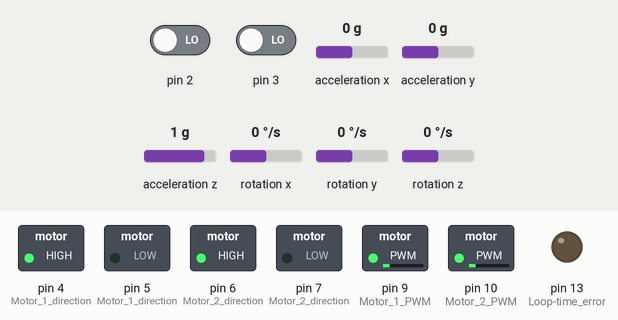
Recording of a sketch running on a simulated Arduino Uno, built with avr-gcc and run on an emulated ATmega328P. Parts: switched loads named in the sketch (green lamp = pin HIGH), output pins drawn as LEDs (lit = HIGH). Inputs (shaded band) come from the test bench; at power-on: acceleration x 0 g, acceleration y 0 g, pin 2 LOW, pin 3 LOW, acceleration z 1 g, rotation x 0 °/s, rotation y 0 °/s, rotation z 0 °/s. What the sketch prints to the serial monitor is not drawn.

Above: at 1.7 s.
1.8 s: acceleration x set to -1.4 g
At 2.9 s:
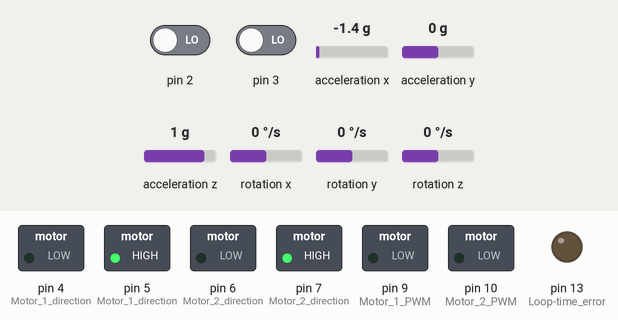
3.3 s: acceleration x set to -0.7 g
4.8 s: acceleration x set to -0.4 g
At 5.3 s:
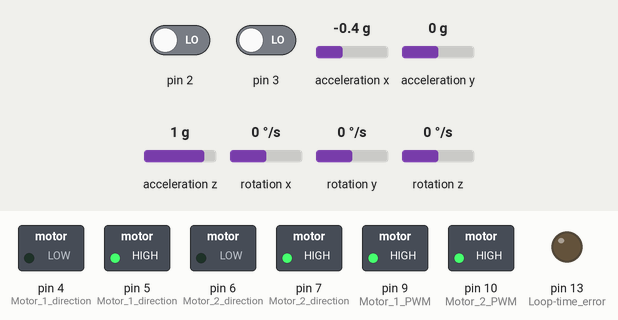
6.3 s: acceleration y set to -1.4 g
At 6.8 s:
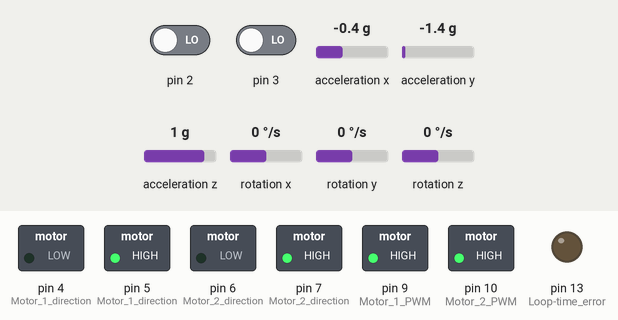
7.8 s: acceleration x set to 0 g
At 9.73 s:
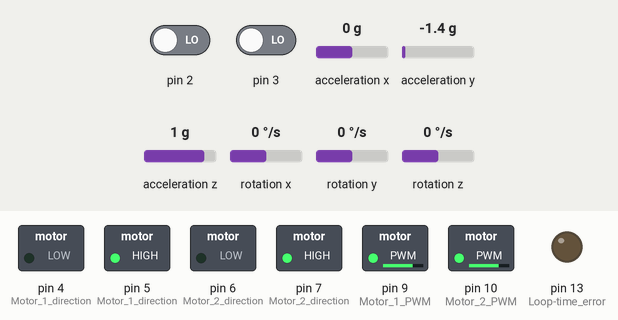
10.8 s: pin 2 driven HIGH
Timing chart, 0 to 19.8 s (numbered marks = the images above; inputs shaded):
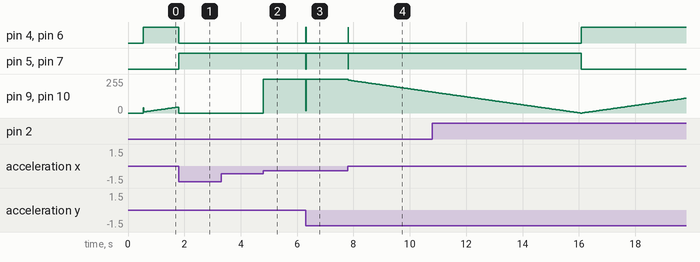

The sketch:

BALANCE_MR_ROBOT.ino
```cpp
// (licence header left out)
#include <Wire.h>

#include "MPU6050_6Axis_MotionApps20.h"

#define cbit(sfr, bit) (_SFR_BYTE(sfr) &= ~_BV(bit)) // Clear bit
#define sbit(sfr, bit) (_SFR_BYTE(sfr) |= _BV(bit))  // Set bit

//Ports and pins used to decide the direction of the motors

#define DIRECTION_PORT PORTD
#define M1_ENA PD4
#define M1_ENB PD5
#define M2_ENA PD6
#define M2_ENB PD7

#define LEFT_MOTOR 9
#define RIGHT_MOTOR 10

#define    STX          0x02
#define    ETX          0x03
#define    SLOW         750                             // Datafields refresh rate (ms)
#define    FAST         250                             // Datafields refresh rate (ms)

byte cmd[8] = {0, 0, 0, 0, 0, 0, 0, 0};                 // bytes received
byte buttonStatus = 0;                                  // first Byte sent to Android device
long previousMillis = 0;                                // will store last time Buttons status was updated
long sendInterval = SLOW;                               // interval between Buttons status transmission (milliseconds)
String displayStatus = "xxxx";                          // message to Android device
int joyY, joyX;
int turning_speed = 30;
int max_speed = 80;


MPU6050 mpu;

// Encoder control variables
int loop_count = 0;
long wheel_position, last_wheel_position, velocity, target_position = 0, rightCount, leftCount;
bool stopped = false ;

// MPU control/status vars
bool dmpReady = false;  // set true if DMP init was successful
uint8_t mpuIntStatus;   // holds actual interrupt status byte from MPU
uint8_t devStatus;      // return status after each device operation (0 = success, !0 = error)
uint16_t packetSize;    // expected DMP packet size (default is 42 bytes)
uint16_t fifoCount;     // count of all bytes currently in FIFO
uint8_t fifoBuffer[64]; // FIFO storage buffer

// Orientation/motion variables
Quaternion q;
VectorFloat gravity;
//float euler[3];
float ypr[3];
float    GYRO_FACTOR;

// This global varible tells how to scale acclerometer data
float    ACCEL_FACTOR;

const float RADIANS_TO_DEGREES = 57.2958; //180/3.14159

// Timer values to rule control loop and angle integration
uint32_t now, then, timer, time_wait;
int sample_rate_us = 10000;

// PID and control values
                     // set_point has to be gotten from the readings of the robot completely vertical and they will differ on accout of the mounting
double last_error = 0, set_point = -0.6, present_angle, Iterm = 0 , pwm_out; // Values that need to be remembered
double steer_offset = 0;
double Kp = 26 , Ki = 1 , Kd = 100 ; // Change these to change the PID // Kp = 40, Ki = 1 , Kd = 80 LAST GOOD FOR THIS CODE ( BIG WHEELS) // Kp = 33 , Ki = .75 , Kd = 70 ; LAST GOOD FOR THIS CODE ( SCOOTER WHEELS)
//-----------------------------------------------------------------------------------------------------------------------------
//---ENTER SETUP---------------------------------------------------------------------------------------------------------------
//-----------------------------------------------------------------------------------------------------------------------------
void setup() {
  // BLUETOOTH SETUP
  Serial.begin(57600); // Important baudrate in order to communicate with the app: Joystick Commander BT
  //END BLUETOOTH SETUP

  // SENSOR SETUP
    Wire.begin();
    TWBR = 12; // 400 KHz IIC bus frequency
    // initialize device
    Serial.println(F("Initializing I2C devices..."));
    mpu.initialize();

    // verify connection
    Serial.println(F("Testing device connections..."));
    Serial.println(mpu.testConnection() ? F("MPU6050 connection successful") : F("MPU6050 connection failed"));

    // load and configure the DMP
    Serial.println(F("Initializing DMP..."));
    devStatus = mpu.dmpInitialize();

    // make sure it worked (returns 0 if so)
    if (devStatus == 0) {
        // turn on the DMP, now that it's ready
        Serial.println(F("Enabling DMP..."));
        mpu.setDMPEnabled(true);

        // enable Arduino interrupt detection
        Serial.println(F("Enabling interrupt detection (Arduino external interrupt 0)..."));
        //attachInterrupt(0, dmpDataReady, RISING);
        mpuIntStatus = mpu.getIntStatus();

        // set our DMP Ready flag so the main loop() function knows it's okay to use it
        Serial.println(F("DMP ready! Waiting for first interrupt..."));
        dmpReady = true;

        // Set the full scale range of the gyro
        uint8_t FS_SEL = 0;
        //mpu.setFullScaleGyroRange(FS_SEL);

        // get default full scale value of gyro - may have changed from default
        // function call returns values between 0 and 3
        uint8_t READ_FS_SEL = mpu.getFullScaleGyroRange();
        Serial.print("FS_SEL = ");
        Serial.println(READ_FS_SEL);
        GYRO_FACTOR = 131.0/(FS_SEL + 1);


        // get default full scale value of accelerometer - may not be default value.
        // Accelerometer scale factor doesn't reall matter as it divides out
        uint8_t READ_AFS_SEL = mpu.getFullScaleAccelRange();
        Serial.print("AFS_SEL = ");
        Serial.println(READ_AFS_SEL);
        //ACCEL_FACTOR = 16384.0/(AFS_SEL + 1);

        // Set the full scale range of the accelerometer
        //uint8_t AFS_SEL = 0;
        //mpu.setFullScaleAccelRange(AFS_SEL);

        // get expected DMP packet size for later comparison
        packetSize = mpu.dmpGetFIFOPacketSize();
    } else {
        // ERROR!
        // 1 = initial memory load failed
        // 2 = DMP configuration updates failed
        // (if it's going to break, usually the code will be 1)
        Serial.print(F("DMP Initialization failed (code "));
        Serial.print(devStatus);
        Serial.println(F(")"));
    }
  //END SENSOR SETUP


  //PIN SETUP
  attachInterrupt( 0 , leftEncoder , RISING ); // Left encoder
  attachInterrupt( 1 , rightEncoder, RISING ); // Right encoder

  pinMode( 4 , OUTPUT ); // Motor 1 direction
  pinMode( 5 , OUTPUT ); // Motor 1 direction
  pinMode( 6 , OUTPUT ); // Motor 2 direction
  pinMode( 7 , OUTPUT ); // Motor 2 direction
  pinMode( 9 , OUTPUT ); // Motor 1 PWM
  pinMode(10 , OUTPUT ); // Motor 2 PWM
  pinMode(13 , OUTPUT ); // Loop-time error
  //END PIN SETUP

  //PWM SETUP
  //PWM custom config straight from the datasheet
  TCCR1A = _BV(COM1A1) | _BV(COM1B1) | _BV(WGM12) | _BV(WGM11); // Activates COMA1 and COMB1 which are the PWM signals on pins 9 and 10
  TCCR1B = _BV(CS10); //WGM12 and 11 make the 10 bit fast PWM, and the CS10 is the preescaler of the timer which gives a 31.5 KHz signal
  //END PWM SETUP

  Serial.flush();

  //STARTING TIME KEEPING VARIABLES
  now = micros();
  timer = now;
}
//-----------------------------------------------------------------------------------------------------------------------------
//---ENTER LOOP----------------------------------------------------------------------------------------------------------------
//-----------------------------------------------------------------------------------------------------------------------------
void loop() {

  present_angle = getSensordata();

  bluetoothControl();

  pwm_out = pidCalc( present_angle );

  moveMotors( pwm_out, pwm_out );

  // Update the position and velocity of the robot every 10Hz
  loop_count++;
  if ( loop_count == 10 ){
    loop_count = 0 ;
    wheel_position = readLeftencoder() + readRightencoder() ; // Reads the encoders
    //Serial.print( " POSITION :  ");
    //Serial.println( wheel_position );
    //Serial.print( "    ");
    velocity = wheel_position - last_wheel_position; // Velocity calculation
    last_wheel_position = wheel_position; // Stores the position to get future velocity
    if (  ( stopped == false ) ){ //When the robot is stopped the zero position is reset
      rightCount = 0;
      leftCount = 0;
      stopped = true;
    }
  }


  //FIXED TIME LOOP
  then = micros();
  time_wait = sample_rate_us -( then - now);
  //Serial.println(time_wait);
  if ( time_wait > 0 ){ // Enough time for loop
    PORTB = B000000;
  delayMicroseconds(time_wait); // Wait remaider of the time for constant sampling rate
  }
  else{ // If the time loop could not be completed because of not enough time, then signal with the built in LED
    PORTB = B100000;
  }
  now = micros();
  //END FIXED TIME LOOP
}
//-----------------------------------------------------------------------------------------------------------------------------
//---ENTER FUNCTION DECLARATION------------------------------------------------------------------------------------------------
//-----------------------------------------------------------------------------------------------------------------------------
void leftEncoder(){ // Interrupt routine for encoder, calculates the direction of rotation reading the direction pin of motor 1
  if ( PIND & _BV( PIND4 ) ) leftCount++;
  else leftCount--;
}
void rightEncoder(){ // Interrupt routine for encoder, calculates the direction of rotation reading the direction pin of motor 2
  if ( PIND & _BV( PIND6 ) ) rightCount++;
  else rightCount--;
}
long readLeftencoder(){ // Read the encoders
  return leftCount;
}
long readRightencoder(){ // Read the encoders
  return rightCount;
}
void bluetoothControl(){
  if(Serial.available())  { // data received from smartphone
   delayMicroseconds(1000);
   cmd[0] =  Serial.read();
   if(cmd[0] == STX)  {
     int i=1;
     while(Serial.available())  {
       //delay(1);
       cmd[i] = Serial.read();
       if(cmd[i]>127 || i>7)                 break; // Communication error
       if((cmd[i]==ETX) && (i==2 || i==7))   break; // Button or Joystick data
       i++;
     }
    // if     (i==2)          getButtonState(cmd[1]);    // 3 Bytes  ex: < STX "C" ETX >  ADD BUTTONS IF YOU WANT TO
     if(i==7)          getJoystickState(cmd);     // 6 Bytes  ex: < STX "200" "180" ETX >
   }
 }
}
void getJoystickState(byte data[8])    { // Interpreter of the joystick information
 joyX = (data[1]-48)*100 + (data[2]-48)*10 + (data[3]-48); // obtain the Int from the ASCII representation
 joyY = (data[4]-48)*100 + (data[5]-48)*10 + (data[6]-48);
 joyX = joyX - 200; // Offset to avoid
 joyY = joyY - 200; // transmitting negative numbers

 if(joyX<-100 || joyX>100 || joyY<-100 || joyY>100)     return; // commmunication error

 if (joyY >= 0){ //Simple escaling, in the future the control loop can be implemented with three different  settings
  joyY = scale(joyY, 0, 100,0, 3);
 }else{
  joyY = 0 - joyY;
  joyY = scale(joyY, 0, 100,0, 3);
  joyY = 0 - joyY;
 }
 if (joyX >= 0){
  joyX  = scale(joyX, 0, 100,0, 3);
 }else{
  joyX = 0 - joyX;
  joyX = scale(joyX, 0, 100,0, 3);
  joyX = 0 - joyX;
 }
}

double scale(double input, double inputMin, double inputMax, double outputMin, double outputMax) { // Like map() just returns a double
  double output;
  if(inputMin < inputMax)
    output = (input-inputMin)/((inputMax-inputMin)/(outputMax-outputMin));
  else
    output = (inputMin-input)/((inputMin-inputMax)/(outputMax-outputMin));
  if(output > outputMax)
    output = outputMax;
  else if(output < outputMin)
    output = outputMin;
  return output;
}


void setPWM(uint8_t pin, double dutyCycle) { // Setting the duty cycle of the pins
  if ( pin == LEFT_MOTOR ){
    OCR1A = dutyCycle;
  }
  else if ( pin == RIGHT_MOTOR ){
    OCR1B = dutyCycle;
  }
}
double getSensordata(){ // Quaterninon angle calculation with the libraries
    //mpuInterrupt = false;
    mpuIntStatus = mpu.getIntStatus();

    // get current FIFO count
    fifoCount = mpu.getFIFOCount();

    // check for overflow (this should never happen unless our code is too inefficient)
    if ((mpuIntStatus & 0x10) || fifoCount == 1024) {
        // reset so we can continue cleanly
        mpu.resetFIFO();
        Serial.println(F("FIFO overflow!"));

    // otherwise, check for DMP data ready interrupt (this should happen frequently)
    } else if (mpuIntStatus & 0x02) {
        // wait for correct available data length, should be a VERY short wait
        while (fifoCount < packetSize) fifoCount = mpu.getFIFOCount();

        // read a packet from FIFO
        mpu.getFIFOBytes(fifoBuffer, packetSize);

        // track FIFO count here in case there is > 1 packet available
        // (this lets us immediately read more without waiting for an interrupt)
        fifoCount -= packetSize;

        // Obtain Euler angles from buffer
        //mpu.dmpGetQuaternion(&q, fifoBuffer);
        //mpu.dmpGetEuler(euler, &q);

        // Obtain YPR angles from buffer
        mpu.dmpGetQuaternion(&q, fifoBuffer);
        mpu.dmpGetGravity(&gravity, &q);
        mpu.dmpGetYawPitchRoll(ypr, &q, &gravity);
        double current_angle = ypr[1] * RADIANS_TO_DEGREES;
        return current_angle;

        }
}

double pidCalc(double angle){
  if ( joyY > 0 ){ // Movement control forward/backward
    if ( steer_offset > -2.5 ) steer_offset -= 0.05;
    if ( pwm_out > (max_speed * -1) ) steer_offset -= 0.005;
    stopped = false ;
  }
  else if ( joyY < 0 ){ // Movement control forward/backward
    if ( steer_offset < 2.5 ) steer_offset += 0.05;
    if ( pwm_out < max_speed ) steer_offset += 0.005;
    stopped = false ;
  }
  else{ // Position keeping PD controller
    //long position_error = target_position - wheel_position;
    //Serial.print( wheel_position );
    steer_offset = -wheel_position * 0.002 + velocity * 0.01 ;
    //Serial.print("   ");
    //Serial.print(steer_offset);
    //Serial.print("   ");
    //Serial.println(velocity );
  }
  if ( steer_offset > 5 ) steer_offset = 5; // Positive steer_offset contraint
  else if ( steer_offset < -5 ) steer_offset = -5; // Negative steer_offset constrait
  //Serial.print( " OFFSET:  ");
  //Serial.println( steer_offset );
  double error = ( set_point + steer_offset ) - angle ; // Error of the main PID control
  //Serial.println(error);
  if ( error < 30 && error > -30 ){ // beyond +-30 cut off motors for safety
    double Pterm = Kp * error ;
    Iterm += Ki * error ;
    if ( Iterm >= 511 ) Iterm = 511 ;
    else if (Iterm <= -511 ) Iterm = -511;
    double Dterm = Kd * (error - last_error);
    last_error = error;
    double pid_out = Pterm + Iterm + Dterm ;
    return pid_out;
  }
  else{
    last_error = 0;
    Iterm = 0;
    return 0;
  }
}

void moveMotors(double pwm_left, double pwm_right ){ // Control of the Dual VNH 5019 from POLOLU
  if ( joyX > 0 ){
    pwm_left += turning_speed;
    pwm_right -= turning_speed;
  }else if (joyX < 0 ){
    pwm_left -= turning_speed;
    pwm_right += turning_speed;
  }
  if ( pwm_left >= 0 ){
    setPWM( LEFT_MOTOR   , pwm_left );
    cbit( DIRECTION_PORT , M1_ENA );
    sbit( DIRECTION_PORT , M1_ENB );
  }else{
    pwm_left = 0 - pwm_left;
    setPWM( LEFT_MOTOR   , pwm_left );
    sbit( DIRECTION_PORT , M1_ENA );
    cbit( DIRECTION_PORT , M1_ENB );
  }

  if ( pwm_right >= 0 ){
    setPWM( RIGHT_MOTOR  , pwm_right );
    cbit( DIRECTION_PORT , M2_ENA );
    sbit( DIRECTION_PORT , M2_ENB );
  }else{
    pwm_right = 0 - pwm_right;
    setPWM( RIGHT_MOTOR ,  pwm_right );
    sbit( DIRECTION_PORT , M2_ENA );
    cbit( DIRECTION_PORT , M2_ENB );
  }
}
```

Measured:
- the behaviour switches between -0.6 and -0.5 g on acceleration x (found by bisection; images 1 and 2)
- after the input at 1.8 s, pin 4 (Motor_1_direction), pin 6 (Motor_2_direction): HIGH → LOW at once; pin 5 (Motor_1_direction), pin 7 (Motor_2_direction): LOW → HIGH at once
- after the input at 3.3 s, every drawn part: stays the same
- after the input at 4.8 s, pin 9 (Motor_1_PWM), pin 10 (Motor_2_PWM): 0/255 → 255/255 at once
- after the input at 6.3 s, pin 4 (Motor_1_direction), pin 6 (Motor_2_direction): LOW → HIGH at once, → LOW 0.01 s later; pin 5 (Motor_1_direction), pin 7 (Motor_2_direction): HIGH → LOW at once, → HIGH 0.01 s later; pin 9 (Motor_1_PWM), pin 10 (Motor_2_PWM): 255/255 → 17/255 at once, → 255/255 0.01 s later
- after the input at 7.8 s, pin 4 (Motor_1_direction), pin 6 (Motor_2_direction): LOW → HIGH at once, → LOW 0.01 s later; pin 5 (Motor_1_direction), pin 7 (Motor_2_direction): HIGH → LOW at once, → HIGH 0.01 s later; pin 9 (Motor_1_PWM), pin 10 (Motor_2_PWM): moves from 255/255 to 157/255 over 3.0 s, starting at once
